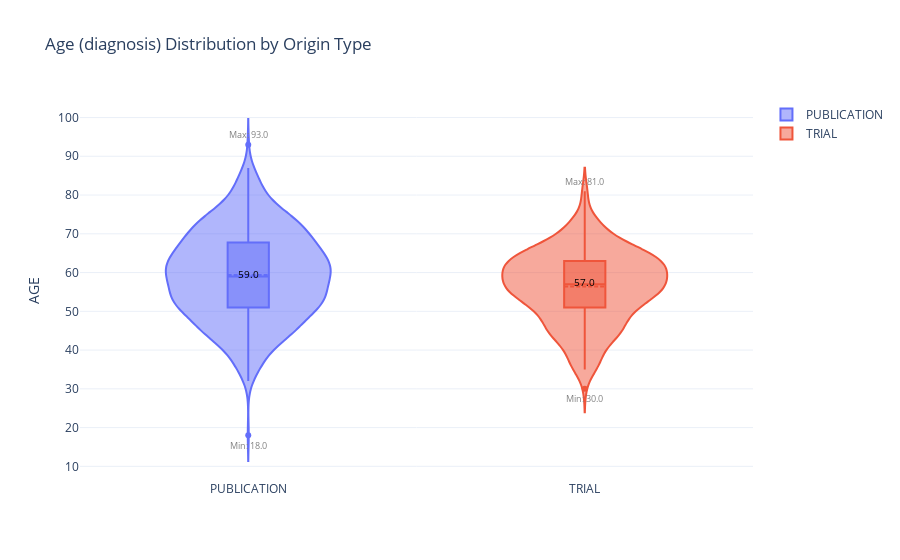

Notebook source saved alongside this figure:
### Markdown cell above
#### Age and age sampling VS origin type

### Code cell
# Perform Mann-Whitney U-test to compare age between TRIAL and PUBLICATION originTypes
# drop missing values in AGE for both originTypes
age_df = df.dropna(subset=['AGE'])
u_stat, p_value = stats.mannwhitneyu(age_df.loc[age_df['originType'] == 'TRIAL', 'AGE'],
                                     age_df.loc[age_df['originType'] == 'PUBLICATION', 'AGE'])

print("Mann-Whitney U-statistic:", u_stat)
print("p-value:", p_value)

# Interpret the results:
# - If p-value < 0.05, reject the null hypothesis that TRIAL and PUBLICATION originTypes have equal medians.
# - The smaller the p-value, the stronger evidence against the null hypothesis.

if p_value < 0.05:
    print("Reject the null hypothesis: There is a statistically significant difference in age between TRIAL and PUBLICATION originTypes.")
else:
    print("Fail to reject the null hypothesis: There is no statistically significant difference in age between TRIAL and PUBLICATION originTypes.")

   
# Plot violin plot of originType by age using Plotly
fig = go.Figure()

for c in df['originType'].unique():
    y = df.loc[df['originType'] == c, 'AGE'].dropna()
    fig.add_trace(go.Violin(
        y=y,
        name=c,
        box_visible=True,
        meanline_visible=True
    ))
    # Calculate stats for annotation
    median = np.median(y)
    min_val = np.min(y)
    max_val = np.max(y)
    # Add median annotation
    fig.add_annotation(
        x=c,
        y=median - 2,
        text=f"{median:.1f}",
        showarrow=False,
        yshift=10,
        font=dict(color="black", size=10),
        xanchor='center'
    )
    # Add min annotation
    fig.add_annotation(
        x=c,
        y=min_val,
        text=f"Min: {min_val:.1f}",
        showarrow=False,
        yshift=-10,
        font=dict(color="gray", size=9),
        xanchor='center'
    )
    # Add max annotation
    fig.add_annotation(
        x=c,
        y=max_val,
        text=f"Max: {max_val:.1f}",
        showarrow=False,
        yshift=10,
        font=dict(color="gray", size=9),
        xanchor='center'
    )

fig.update_layout(
    title="Age (diagnosis) Distribution by Origin Type",
    yaxis_title="AGE"
)
fig.show()
# save as png fig2.violin_age_originType.png
fig.write_image("../figures/fig2.violin_age_originType.png", width=800, height=600, scale=2)

### Figure 1 — Plotly figure (JSON) as saved in the notebook; plotly's stock layout.template omitted (floating-point values rounded to 4 significant figures; data arrays with more than 128 entries replaced by an {"elided": "..."} marker saying what was removed)
{"data": [{"box": {"visible": true}, "meanline": {"visible": true}, "name": "PUBLICATION", "type": "violin", "y": {"elided": "659 float values"}}, {"box": {"visible": true}, "meanline": {"visible": true}, "name": "TRIAL", "type": "violin", "y": {"elided": "299 float values"}}], "layout": {"annotations": [{"font": {"color": "black", "size": 10}, "showarrow": false, "text": "59.0", "x": "PUBLICATION", "xanchor": "center", "y": 57, "yshift": 10}, {"font": {"color": "gray", "size": 9}, "showarrow": false, "text": "Min: 18.0", "x": "PUBLICATION", "xanchor": "center", "y": 18, "yshift": -10}, {"font": {"color": "gray", "size": 9}, "showarrow": false, "text": "Max: 93.0", "x": "PUBLICATION", "xanchor": "center", "y": 93, "yshift": 10}, {"font": {"color": "black", "size": 10}, "showarrow": false, "text": "57.0", "x": "TRIAL", "xanchor": "center", "y": 55, "yshift": 10}, {"font": {"color": "gray", "size": 9}, "showarrow": false, "text": "Min: 30.0", "x": "TRIAL", "xanchor": "center", "y": 30, "yshift": -10}, {"font": {"color": "gray", "size": 9}, "showarrow": false, "text": "Max: 81.0", "x": "TRIAL", "xanchor": "center", "y": 81, "yshift": 10}], "title": {"text": "Age (diagnosis) Distribution by Origin Type"}, "yaxis": {"title": {"text": "AGE"}}}}
